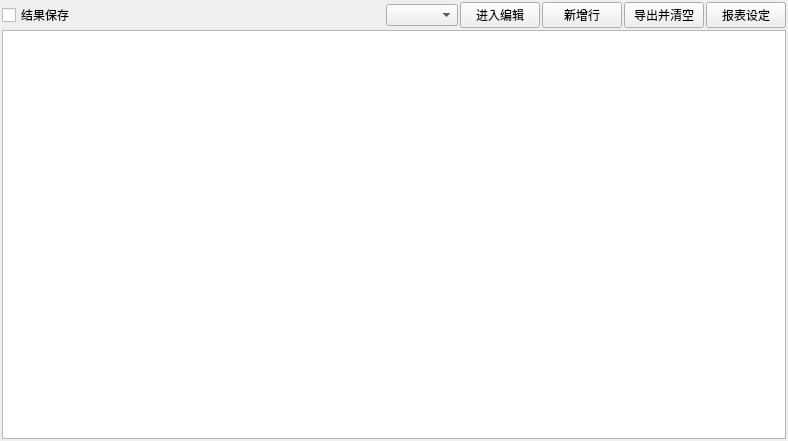
<?xml version="1.0" encoding="UTF-8"?>
<ui version="4.0">
 <class>ResultReport</class>
 <widget class="QWidget" name="ResultReport">
  <property name="geometry">
   <rect>
    <x>0</x>
    <y>0</y>
    <width>788</width>
    <height>441</height>
   </rect>
  </property>
  <property name="windowTitle">
   <string>Dialog</string>
  </property>
  <layout class="QHBoxLayout" name="horizontalLayout_4" stretch="4">
   <property name="spacing">
    <number>2</number>
   </property>
   <property name="leftMargin">
    <number>2</number>
   </property>
   <property name="topMargin">
    <number>2</number>
   </property>
   <property name="rightMargin">
    <number>2</number>
   </property>
   <property name="bottomMargin">
    <number>2</number>
   </property>
   <item>
    <layout class="QVBoxLayout" name="verticalLayout_2">
     <item>
      <layout class="QHBoxLayout" name="horizontalLayout">
       <item>
        <widget class="QCheckBox" name="chkboxRunSaveRp">
         <property name="text">
          <string>结果保存</string>
         </property>
        </widget>
       </item>
       <item>
        <spacer name="horizontalSpacer">
         <property name="orientation">
          <enum>Qt::Horizontal</enum>
         </property>
         <property name="sizeHint" stdset="0">
          <size>
           <width>40</width>
           <height>20</height>
          </size>
         </property>
        </spacer>
       </item>
       <item>
        <widget class="QComboBox" name="ReportGrps"/>
       </item>
       <item>
        <widget class="QPushButton" name="editMode">
         <property name="text">
          <string>进入编辑</string>
         </property>
        </widget>
       </item>
       <item>
        <widget class="QPushButton" name="addRow">
         <property name="text">
          <string>新增行</string>
         </property>
        </widget>
       </item>
       <item>
        <widget class="QPushButton" name="expclr">
         <property name="text">
          <string>导出并清空</string>
         </property>
        </widget>
       </item>
       <item>
        <widget class="QPushButton" name="rgAssemable">
         <property name="text">
          <string>报表设定</string>
         </property>
        </widget>
       </item>
      </layout>
     </item>
     <item>
      <widget class="QTableWidget" name="meResultReport"/>
     </item>
    </layout>
   </item>
  </layout>
 </widget>
 <resources/>
 <connections/>
</ui>
